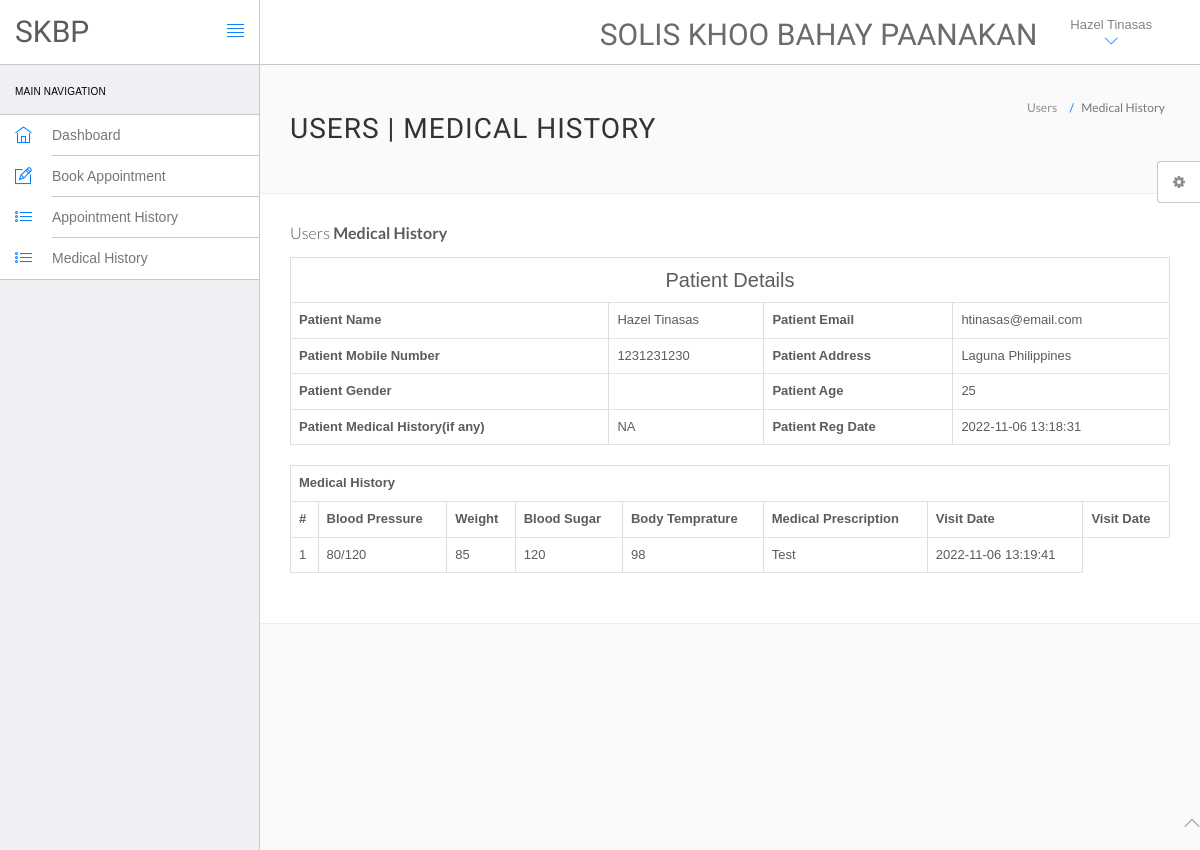
The page /hms/view-medhistory.php?viewid=1 (signed in) on the database its author committed.
### tables this page shows
CREATE TABLE `users` (
  `id` int(11) NOT NULL,
  `fullName` varchar(255) DEFAULT NULL,
  `address` longtext DEFAULT NULL,
  `city` varchar(255) DEFAULT NULL,
  `status` varchar(255) DEFAULT NULL,
  `email` varchar(255) DEFAULT NULL,
  `password` varchar(255) DEFAULT NULL,
  `regDate` timestamp NULL DEFAULT current_timestamp(),
  `updationDate` timestamp NULL DEFAULT NULL ON UPDATE current_timestamp()
);

CREATE TABLE `tblpatient` (
  `ID` int(10) NOT NULL,
  `Docid` int(10) DEFAULT NULL,
  `PatientName` varchar(200) DEFAULT NULL,
  `PatientContno` bigint(10) DEFAULT NULL,
  `PatientEmail` varchar(200) DEFAULT NULL,
  `PatientStatus` varchar(50) DEFAULT NULL,
  `PatientAdd` mediumtext DEFAULT NULL,
  `PatientAge` int(10) DEFAULT NULL,
  `PatientMedhis` mediumtext DEFAULT NULL,
  `CreationDate` timestamp NULL DEFAULT current_timestamp(),
  `UpdationDate` timestamp NULL DEFAULT NULL ON UPDATE current_timestamp()
);

CREATE TABLE `tblmedicalhistory` (
  `ID` int(10) NOT NULL,
  `PatientID` int(10) DEFAULT NULL,
  `BloodPressure` varchar(200) DEFAULT NULL,
  `BloodSugar` varchar(200) NOT NULL,
  `Weight` varchar(100) DEFAULT NULL,
  `Temperature` varchar(200) DEFAULT NULL,
  `MedicalPres` mediumtext DEFAULT NULL,
  `CreationDate` timestamp NOT NULL DEFAULT current_timestamp() ON UPDATE current_timestamp()
);

### hms/view-medhistory.php (the view, shortened to what this page needs)
<?php
include('include/config.php');
?>
<!DOCTYPE html>
<html lang="en">
	<head>
		<link rel="stylesheet" href="vendor/bootstrap/css/bootstrap.min.css">
		<link rel="stylesheet" href="vendor/fontawesome/css/font-awesome.min.css">
		<link rel="stylesheet" href="vendor/themify-icons/themify-icons.min.css">
		<link href="vendor/animate.css/animate.min.css" rel="stylesheet" media="screen">
		<link href="vendor/perfect-scrollbar/perfect-scrollbar.min.css" rel="stylesheet" media="screen">
		<link href="vendor/switchery/switchery.min.css" rel="stylesheet" media="screen">
		<link href="vendor/bootstrap-touchspin/jquery.bootstrap-touchspin.min.css" rel="stylesheet" media="screen">
		<link href="vendor/select2/select2.min.css" rel="stylesheet" media="screen">
		<link href="vendor/bootstrap-datepicker/bootstrap-datepicker3.standalone.min.css" rel="stylesheet" media="screen">
		<link href="vendor/bootstrap-timepicker/bootstrap-timepicker.min.css" rel="stylesheet" media="screen">
		<link rel="stylesheet" href="assets/css/styles.css">
		<link rel="stylesheet" href="assets/css/plugins.css">
		<link rel="stylesheet" href="assets/css/themes/theme-1.css" id="skin_color" />
	</head>
	<body>
		<div id="app">
<?php include('include/sidebar.php');?>
<div class="app-content">
<?php include('include/header.php');?>
<div class="main-content" >
<div class="wrap-content container" id="container">
<section id="page-title">
<div class="row">
<div class="col-sm-8">
<h1 class="mainTitle">Users | Medical History</h1>
</div>
<ol class="breadcrumb">
<li>
<span>Users</span>
</li>
<li class="active">
<span>Medical History</span>
</li>
</ol>
</div>
</section>
<div class="container-fluid container-fullw bg-white">
<div class="row">
<div class="col-md-12">
<h5 class="over-title margin-bottom-15">Users <span class="text-bold">Medical History</span></h5>
<?php
                               $vid=$_GET['viewid'];
                               $ret=mysqli_query($con,"select * from tblpatient where ID='$vid'");
$cnt=1;
while ($row=mysqli_fetch_array($ret)) {
                               ?>
<table border="1" class="table table-bordered">
 <tr align="center">
<td colspan="4" style="font-size:20px;color:blue">
 Patient Details</td></tr>
    <tr>
    <th scope>Patient Name</th>
    <td><?php  echo $row['PatientName'];?></td>
    <th scope>Patient Email</th>
    <td><?php  echo $row['PatientEmail'];?></td>
  </tr>
  <tr>
    <th scope>Patient Mobile Number</th>
    <td><?php  echo $row['PatientContno'];?></td>
    <th>Patient Address</th>
    <td><?php  echo $row['PatientAdd'];?></td>
  </tr>
    <tr>
    <th>Patient Gender</th>
    <td><?php  echo $row['PatientGender'];?></td>
    <th>Patient Age</th>
    <td><?php  echo $row['PatientAge'];?></td>
  </tr>
  <tr>
    <th>Patient Medical History(if any)</th>
    <td><?php  echo $row['PatientMedhis'];?></td>
     <th>Patient Reg Date</th>
    <td><?php  echo $row['CreationDate'];?></td>
  </tr>
<?php }?>
</table>
<?php
$ret=mysqli_query($con,"select * from tblmedicalhistory  where PatientID='$vid'");
 ?>
<table id="datatable" class="table table-bordered dt-responsive nowrap" style="border-collapse: collapse; border-spacing: 0; width: 100%;">
  <tr align="center">
   <th colspan="8" >Medical History</th>
  </tr>
  <tr>
    <th>#</th>
<th>Blood Pressure</th>
<th>Weight</th>
<th>Blood Sugar</th>
<th>Body Temprature</th>
<th>Medical Prescription</th>
<th>Visit Date</th>
<th>Visit Date</th>
</tr>
<?php
while ($row=mysqli_fetch_array($ret)) {
  ?>
<tr>
  <td><?php echo $cnt;?></td>
 <td><?php  echo $row['BloodPressure'];?></td>
 <td><?php  echo $row['Weight'];?></td>
 <td><?php  echo $row['BloodSugar'];?></td>
  <td><?php  echo $row['Temperature'];?></td>
  <td><?php  echo $row['MedicalPres'];?></td>
  <td><?php  echo $row['CreationDate'];?></td>
</tr>
<?php $cnt=$cnt+1;} ?>
</table>
</div>
</div>
</div>
</div>
</div>
</div>
</div>
	<?php include('include/footer.php');?>
	<?php include('include/setting.php');?>
	</body>
</html>

### hms/include/header.php (shortened to what this page needs)
<header class="navbar navbar-default navbar-static-top">
					<div class="navbar-header">
						<a class="navbar-brand" href="dashboard.php">
							<h2 style="padding-top:20% ">SKBP</h2>
						</a>
						<a href="#" class="sidebar-toggler pull-right visible-md visible-lg" data-toggle-class="app-sidebar-closed" data-toggle-target="#app">
							<i class="ti-align-justify"></i>
						</a>
					</div>
					<div class="navbar-collapse collapse">
						<ul class="nav navbar-right">
								<li  style="padding-top:2% ">
								<a href="../../index.php" style="text-decoration: none;"	><h2>Solis Khoo Bahay Paanakan</h2></a>
							</li>
							<li class="dropdown current-user">
								<a href class="dropdown-toggle" data-toggle="dropdown">
								 <span class="username">
									<?php $query=mysqli_query($con,"select fullName from users where id='".$_SESSION['id']."'");
while($row=mysqli_fetch_array($query))
{
	echo $row['fullName'];
}
									?> <i class="ti-angle-down"></i></i></span>
								</a>
							</li>
						</ul>
					</div>
				</header>

### hms/assets/css/themes/theme-1.css (style rules this page uses)
body { background: #FAFAFA; }
header .navbar-header { background: #ffffff !important; border-right-color: #c8c7cc !important; border-bottom-color: #c8c7cc !important; }
header .navbar-header .sidebar-toggler, header .navbar-header .sidebar-mobile-toggler { color: #007aff !important; }
header .navbar-header .navbar-brand { color: #777 !important; }
header .navbar-collapse { background: #ffffff !important; border-bottom-color: #c8c7cc !important; box-shadow: none !important; }
header .navbar-collapse .navbar-right > li > a { color: #777; }
header .navbar-collapse .navbar-right > li > a i { color: #007aff !important; }

### rows shown on the page
users: fullName "Hazel Tinasas"
tblpatient: PatientName "Hazel Tinasas", PatientEmail "htinasas@email.com", PatientContno "1231231230", PatientAdd "Laguna Philippines", PatientAge "25", PatientMedhis "NA", CreationDate "2022-11-06 13:18:31"
tblmedicalhistory: BloodPressure "80/120", Weight "85", BloodSugar "120", Temperature "98", MedicalPres "Test", CreationDate "2022-11-06 13:19:41"
